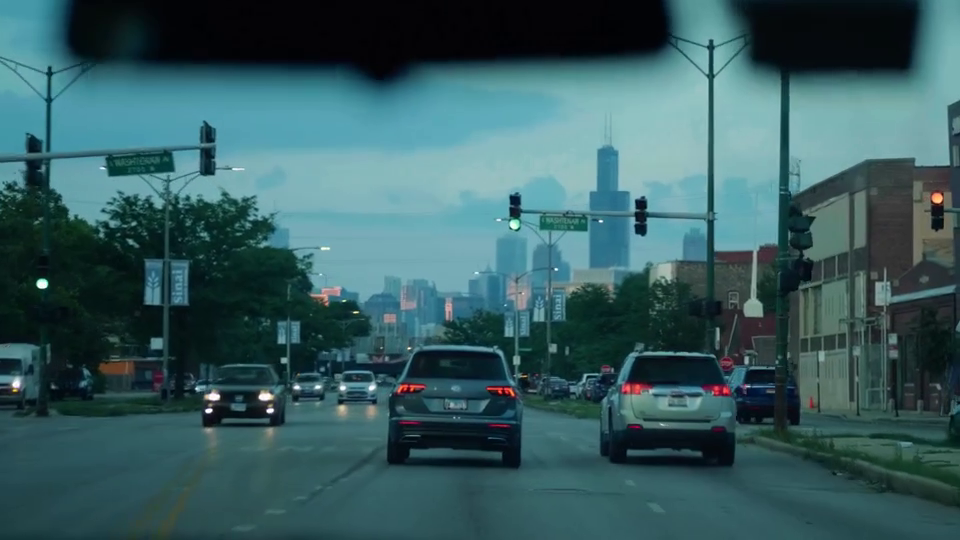
#> input picture frame 41 of zadatci3/dashcam_video.mp4, 960 x 540 px, given in place of video2.mp4, which was not available
$ python LWS_2.py
#> lines starting #> are read from the running program, lines starting #| are printed output that depends on the picture; after the words box and inside, x2 and y2 are one past the last pixel; in counts of white or black regions, pixels touching at a corner belong together; pictures that were not available may be replaced by others from this repository, and a replacement may not be noted
'''
 Zadatak 2 - implementacija LDWS koji koristi transformaciju perspektive

14.12.2021.
'''


# ovdje definirajte dodatne datoteke ako su vam potrebne
import numpy as np
import cv2
import matplotlib.pyplot as plt


# TODO: napisite funkciju koja oznacava 4 tocke na ulaznoj slici i spaja ih pravcima - za provjeru 4 tocke perspektivne transformacije
def plotArea(image, pts):

    return


# TODO: napisite funkciju za filtriranje po boji u HLS prostoru
# ulaz je slika u boji, funkcija vraca binarnu sliku te maske za bijelu, zutu boju i ukupnu masku
def filterByColor(image):
# TODO: pretvorite sliku iz BGR u HLS
    hsl_frame = cv2.cvtColor(image, cv2.COLOR_BGR2HLS)


    # TODO: definirajte granice za bijelu boju te kreirajte masku pomocu funkcije cv2.inRange
    low_white = np.uint8([0, 150, 0])
    high_white = np.uint8([180, 255, 255])
    white_mask = cv2.inRange(hsl_frame, low_white, high_white)
    # TODO: definirajte granice za zutu boju te kreirajte masku pomocu funkcije cv2.inRange
    low_yellow = np.uint8([20, 120, 127])
    high_yellow = np.uint8([40, 255, 255])
    yellow_mask = cv2.inRange(hsl_frame, low_yellow, high_yellow)
    # TODO: kombinirajte obje maske pomocu odgovarajuce logicke operacije (bitwise)
    mask = cv2.bitwise_or(white_mask, yellow_mask)

    # TODO: filtirajte sliku pomocu dobivene maske koristei odgovarajucu logicku operaciju (bitwise)
    result = cv2.bitwise_and(image, image, mask=mask)

    return result, yellow_mask, white_mask, mask


# TODO: napisite funkcija koja detektira dva maksimuma u sumi binarne slike po "vertikali"
def getTwoPeaks(binary_img):

    bin_sum = binary_img.sum(axis=0)
    x_right = bin_sum.argmax()
    bin_sum[x_right] = 0
    x_left = bin_sum.argmax()

    return x_left, x_right


# TODO: prikazite voznu traku u ulaznoj slici; ako vozilo prelazi u drugu traku tada iskljucite prikaz i ispisite upozorenje
def showLane(original_img, x_left, x_right, y1, y2, M_inv):

    overlay = original_img.copy()
    contours = np.array([[x_right, y1], [x_right, y2], [x_left, y1], [x_left, y2]])
    cv2.fillPoly(overlay, [contours], color=(0, 255, 100))

    # cv2.warpPerspective(overlay, M_inv, (width, height), None)

    cv2.addWeighted(original_img, 0.35, overlay, 1-0.35, 0.0, original_img)

    # transformed_img = cv2.warpPerspective(original_img, M_inv, (width, height), None)

    return original_img


pathResults = 'results/'
pathVideos = 'videos/'
videoName  = 'video2.mp4'

# TODO: Otvorite video pomocu cv2.VideoCapture
cap = cv2.VideoCapture(pathVideos + videoName)

# TODO: Spremite sirinu i visinu video okvira u varijable width i height
width  = int(cap.get(cv2.CAP_PROP_FRAME_WIDTH))
height = int(cap.get(cv2.CAP_PROP_FRAME_HEIGHT))

# TODO: Otvorite prozore za prikaz video signala i ostale rezultate (neka bude tipa cv2.WINDOW_NORMAL)
in_video_name = 'Input image'
cv2.namedWindow(in_video_name, cv2.WINDOW_NORMAL)
filter_video_name = 'Filtered image'
cv2.namedWindow(filter_video_name, cv2.WINDOW_NORMAL)
trans_video_name = 'Transformed image'
cv2.namedWindow(trans_video_name, cv2.WINDOW_NORMAL)
ret_video_name = 'Retruned perspective'
cv2.namedWindow(ret_video_name, cv2.WINDOW_NORMAL)

# TODO: Definirajte 4 tocke u ulaznoj slici u numpy polju src, 4 tocke u izlaznoj slici u dst numpy polju
# Izracunajte matricu perspektivne transformacije (M) i njen inverz (M^-1)
src = np.array([[375, 626], [1043, 626], [792, 460], [607, 460]], dtype=np.float32)
print(src.dtype)
dst = np.array([[320, 720], [960, 720], [960, 0], [320, 0]], dtype=np.float32)

M = cv2.getPerspectiveTransform(src, dst)
M_inv = cv2.getPerspectiveTransform(dst, src)

# TODO: ucitajte sliku i pozovite funkciju koja crta 4 tocke na ulaznoj slici i spaja ih pravcima - kako biste bili sigurni u tocke koje se koriste u transfromaciji
# Trebate najprije pohraniti jedan reprezentativni okvir na disk iz danog video signala
_, frame = cap.read()
#> frame is the input picture: shape (540, 960, 3); mean B, G, R 95.7, 91.7, 55.3
pts = np.int32(src)
image = cv2.polylines(frame, [pts], True, (0, 255,0), 3)
cv2.imwrite('1.jpg', image)

k = 0

while(True):


    # TODO: Ucitaj video okvir (frame) pomocu metode read, povecaj k za jedan ako je uspjesno ucitan
    ret, frame = cap.read()
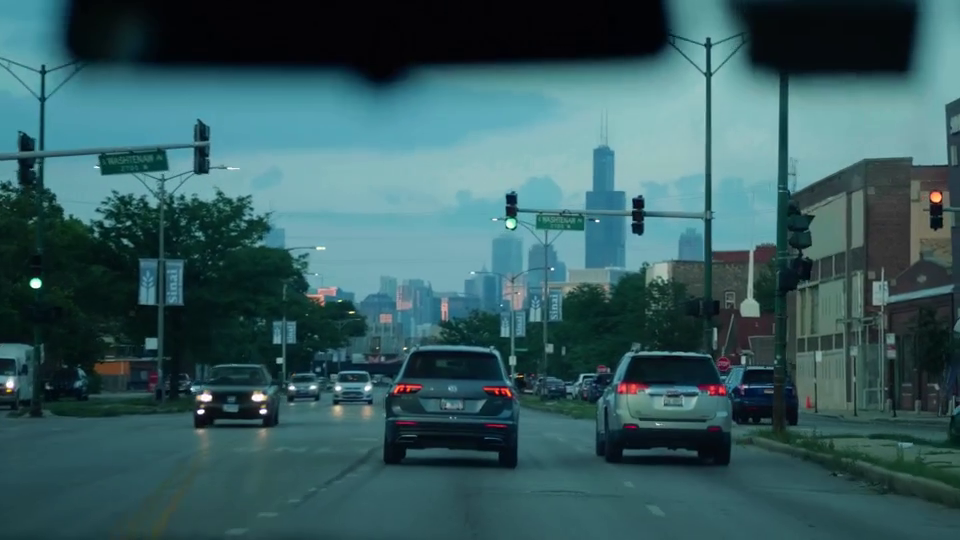
#> input picture frame 42 of zadatci3/dashcam_video.mp4, 960 x 540 px, given in place of video2.mp4, which was not available
#> frame is the input picture: shape (540, 960, 3); mean B, G, R 94.7, 91, 54.6
    if ret == False:
        print('Video end')
        break
    else:
        k += 1


    # TODO: Pozovite funkciju za filtriranje po boji nad ulaznim okvirom
    filtered_frame, *_ , mask = filterByColor(frame)
#> in filterByColor, `hsl_frame = cv2.cvtColor(image, cv2.COLOR_BGR2HLS)`: hsl_frame: shape (540, 960, 3); mean of channels 0, 1, 2 93.6, 75.3, 97.8
#> in filterByColor, `white_mask = cv2.inRange(hsl_frame, low_white, high_white)`:
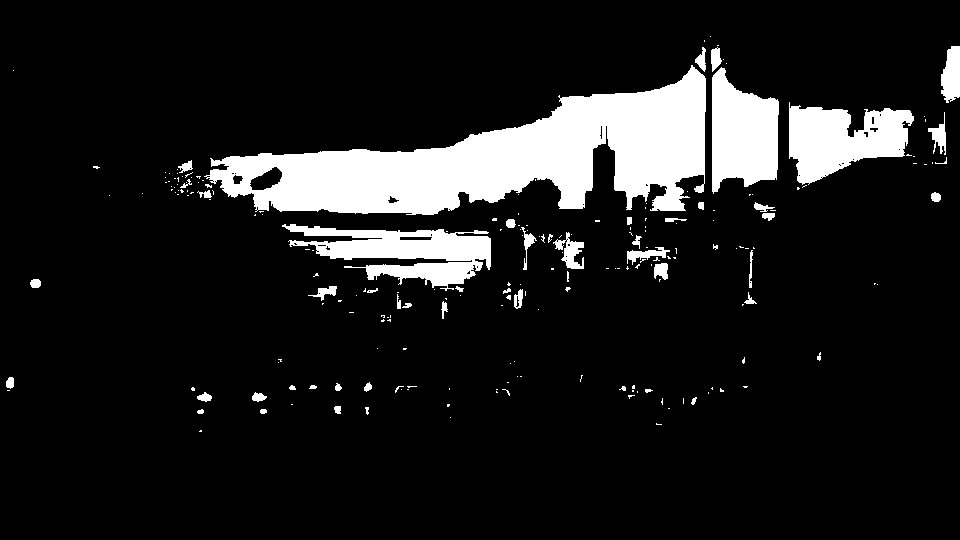
#> white_mask: shape (540, 960); 11.5% white; 217 white regions (165 under 20 px), largest, box (x1, y1, x2, y2) and area: (204, 65, 706, 215) 34468, (282, 224, 491, 291) 6756, (789, 102, 914, 185) 6390
#> in filterByColor, `yellow_mask = cv2.inRange(hsl_frame, low_yellow, high_yellow)`:
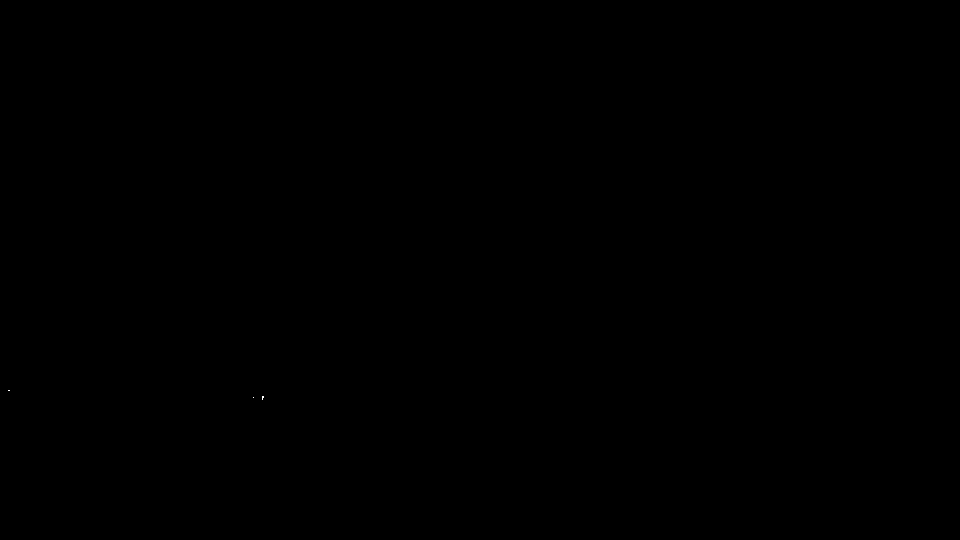
#> yellow_mask: shape (540, 960); 0% white in thin lines or dots, all inside (x1, y1, x2, y2) = (8, 390, 264, 400)
#> in filterByColor, `result = cv2.bitwise_and(image, image, mask=mask)`:
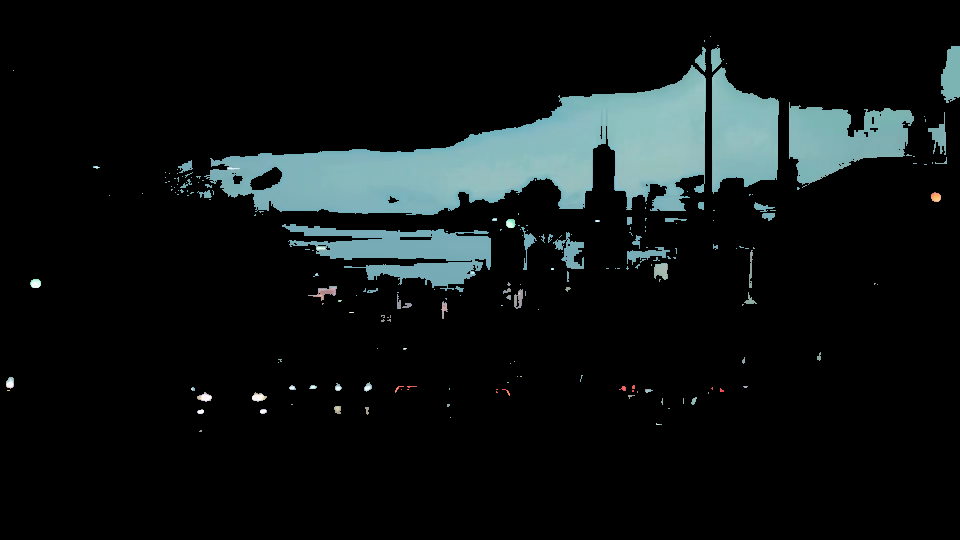
#> result: shape (540, 960, 3); mean B, G, R 21.3, 20.9, 15.3

    # TODO: Transformirajte filtriranu binarnu sliku
    trans_frame = cv2.warpPerspective(mask, M, (width, height), None, cv2.INTER_LINEAR)
#> trans_frame: shape (540, 960); every value is 0

    # TODO: Pozovite funkciju koja pronalazi dva maksimuma u "vertikalnoj sumi" transformirane binarne slike
    x_left, x_right = getTwoPeaks(trans_frame)
#> in getTwoPeaks, `bin_sum = binary_img.sum(axis=0)`: bin_sum = 960 values from 0 to 0
#> in getTwoPeaks, `x_right = bin_sum.argmax()`: x_right = 0
#> x_left = 0; x_right = 0

    # TODO: Pozovite funkciju koja oznacava voznu traku u originalnom video okviru; u slucaju prelaska u drugu ispisuje upozorenje
    ret_frame = showLane(frame, x_left, x_right, 0, height, M_inv)
#> in showLane, `contours = np.array([[x_right, y1], [x_right, y2], [x_left, y1], [x_le..`: contours = [[0, 0], [0, 540], [0, 0], [0, 540]]
#> in showLane, `cv2.fillPoly(overlay, [contours], color=(0, 255, 100))`:
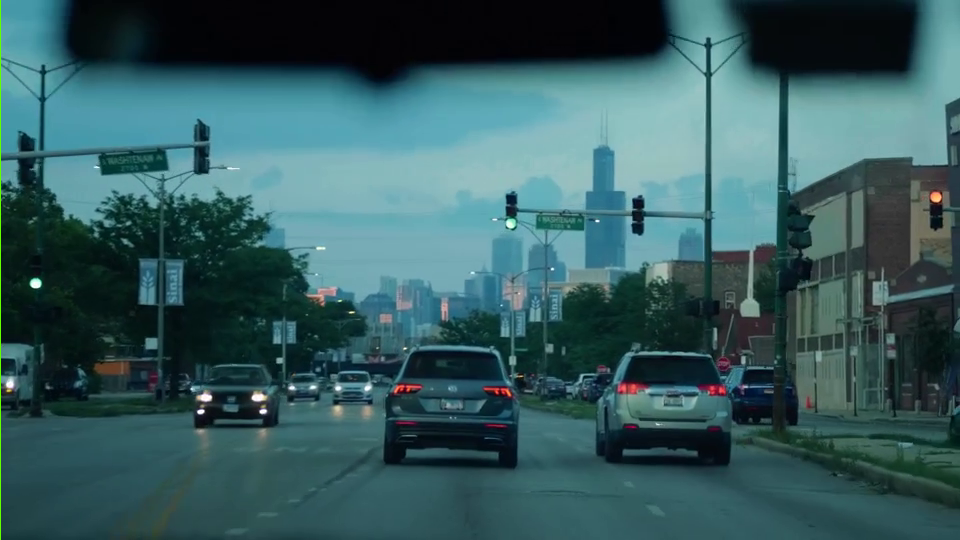
#> overlay: shape (540, 960, 3); 0.1% of pixels changed, all inside (x1, y1, x2, y2) = (0, 0, 1, 540)

    # TODO: Izracunajte vrijeme obrade u fps


    # TODO: Prikazite vrijeme obrade i redni broj okvira u gornjem lijevom cosku ulaznog video okvira


    # TODO: Prikazite okvir pomocu cv2.imshow(); i sve ostale medjurezultate kada ih napravite
    cv2.imshow(in_video_name, frame)
    cv2.imshow(filter_video_name, filtered_frame)
    cv2.imshow(trans_video_name, trans_frame)
    cv2.imshow(ret_video_name, ret_frame)

    key =  cv2.waitKey(1) & 0xFF
#> (key q is pressed here)
    if key == ord('q'):
        break


# TODO: Unistite sve prozore i oslobodite objekt koji je kreiran pomocu cv2.VideoCapture

cv2.destroyAllWindows()
cap.release()

$ run again, starting later in the video
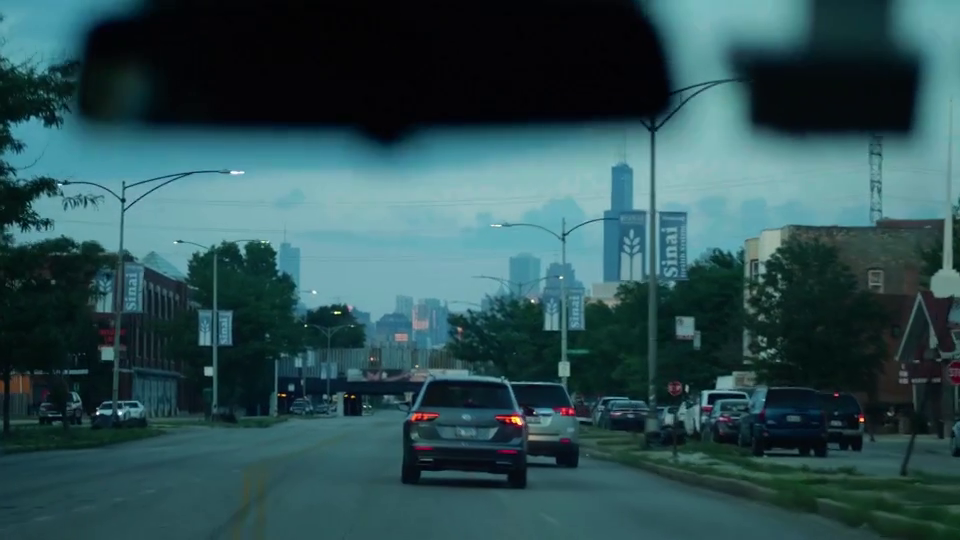
#> input picture frame 187 of zadatci3/dashcam_video.mp4, 960 x 540 px, given in place of video2.mp4, which was not available
#> frame is the input picture: shape (540, 960, 3); mean B, G, R 82.7, 79, 45.7
#> hsl_frame: shape (540, 960, 3); mean of channels 0, 1, 2 94.8, 64.5, 106.2
#> in filterByColor, `white_mask = cv2.inRange(hsl_frame, low_white, high_white)`:
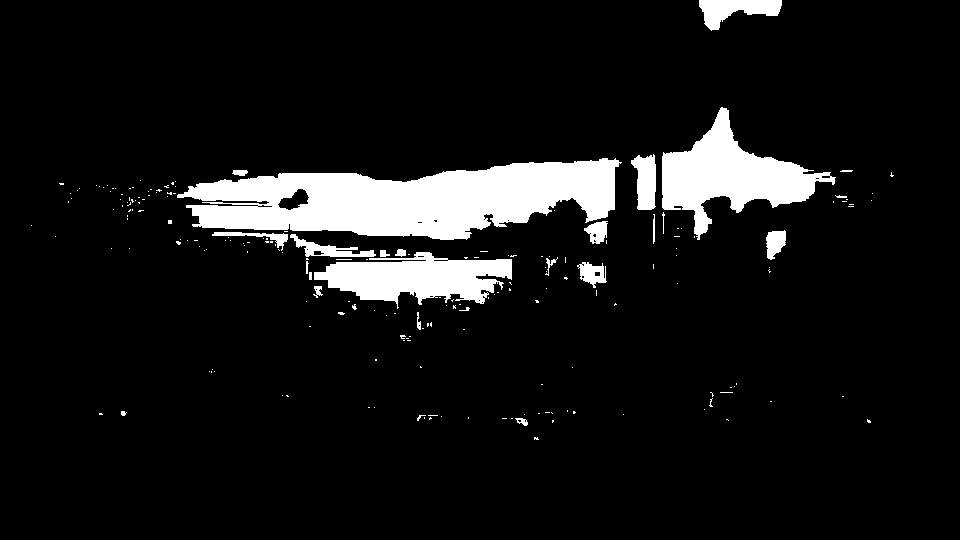
#> white_mask: shape (540, 960); 8.5% white; 204 white regions (179 under 20 px), largest, box (x1, y1, x2, y2) and area: (177, 158, 622, 240) 22662, (662, 107, 836, 240) 8886, (314, 252, 512, 309) 6581
#> yellow_mask: shape (540, 960); 0.01% white; 2 white regions (1 under 20 px), largest, box (x1, y1, x2, y2) and area: (518, 418, 525, 424) 27
#> trans_frame: shape (540, 960); every value is 0
#> bin_sum = 960 values from 0 to 0
#> in getTwoPeaks, `x_right = bin_sum.argmax()`: x_right = 0
#> contours = [[0, 0], [0, 540], [0, 0], [0, 540]]
#> in showLane, `cv2.fillPoly(overlay, [contours], color=(0, 255, 100))`:
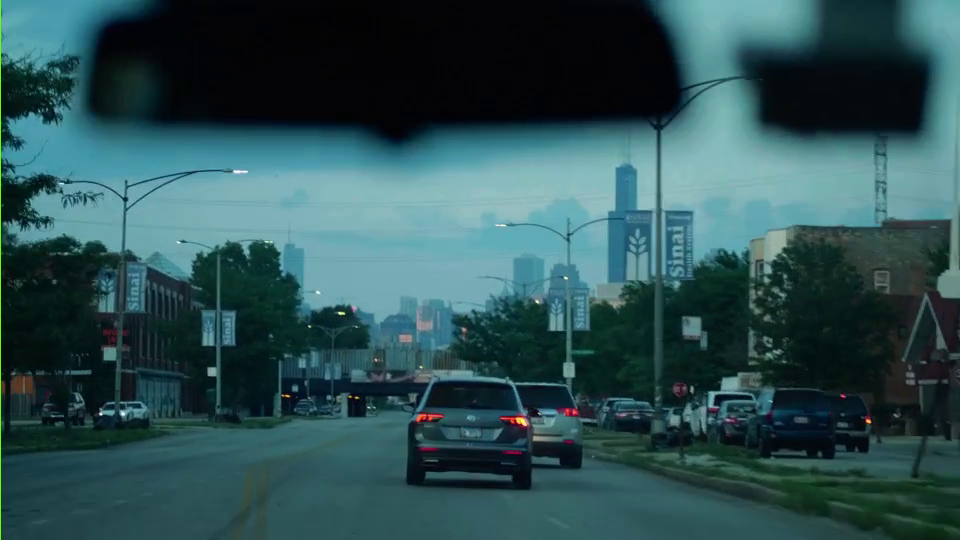
#> overlay: shape (540, 960, 3); mean B, G, R 82.4, 79.2, 45.2

$ run again, starting later in the video
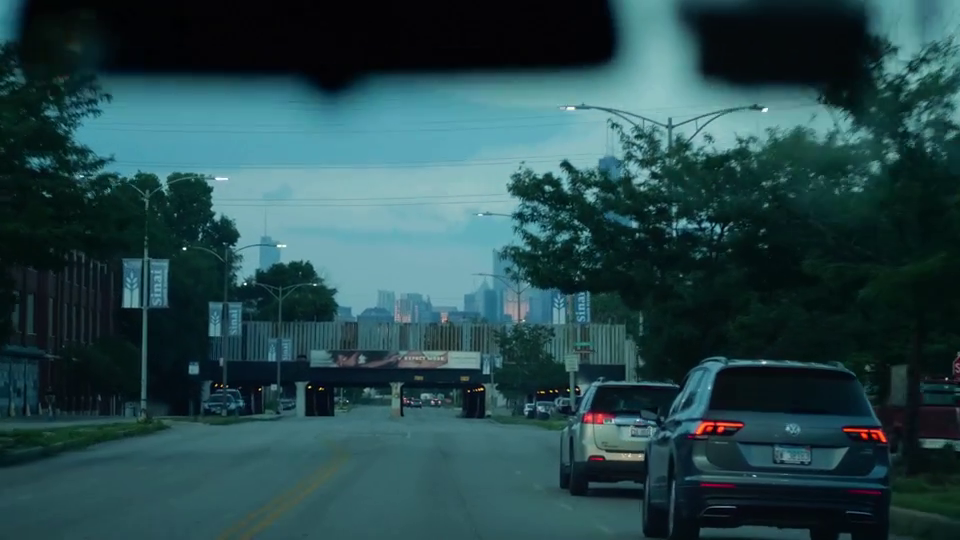
#> input picture frame 332 of zadatci3/dashcam_video.mp4, 960 x 540 px, given in place of video2.mp4, which was not available
#> frame is the input picture: shape (540, 960, 3); mean B, G, R 75.5, 71.7, 38.6
#> hsl_frame: shape (540, 960, 3); mean of channels 0, 1, 2 95.3, 54.7, 121
#> in filterByColor, `white_mask = cv2.inRange(hsl_frame, low_white, high_white)`:
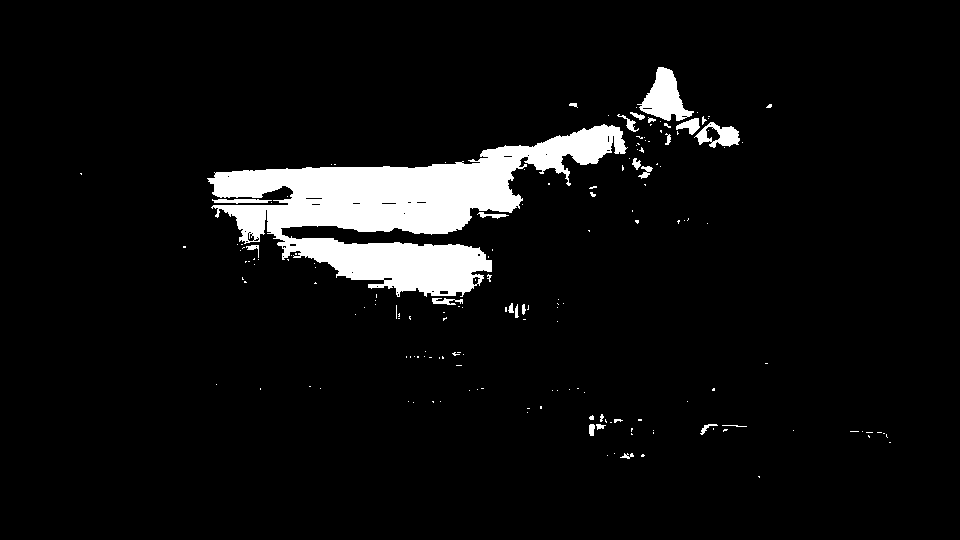
#> white_mask: shape (540, 960); 6.3% white; 172 white regions (146 under 20 px), largest, box (x1, y1, x2, y2) and area: (207, 124, 628, 297) 28271, (637, 67, 694, 121) 1522, (694, 122, 740, 148) 601
#> yellow_mask: shape (540, 960); every value is 0
#> bin_sum = 960 values, max 4281 at index 800, min 0 at index 0, mean 21.73
#> in getTwoPeaks, `x_right = bin_sum.argmax()`: x_right = 800
#> in getTwoPeaks, `x_left = bin_sum.argmax()`: x_left = 801
#> `x_left, x_right = getTwoPeaks(trans_frame)`: x_right = 800
#> contours = [[800, 0], [800, 540], [801, 0], [801, 540]]
#> in showLane, `cv2.fillPoly(overlay, [contours], color=(0, 255, 100))`:
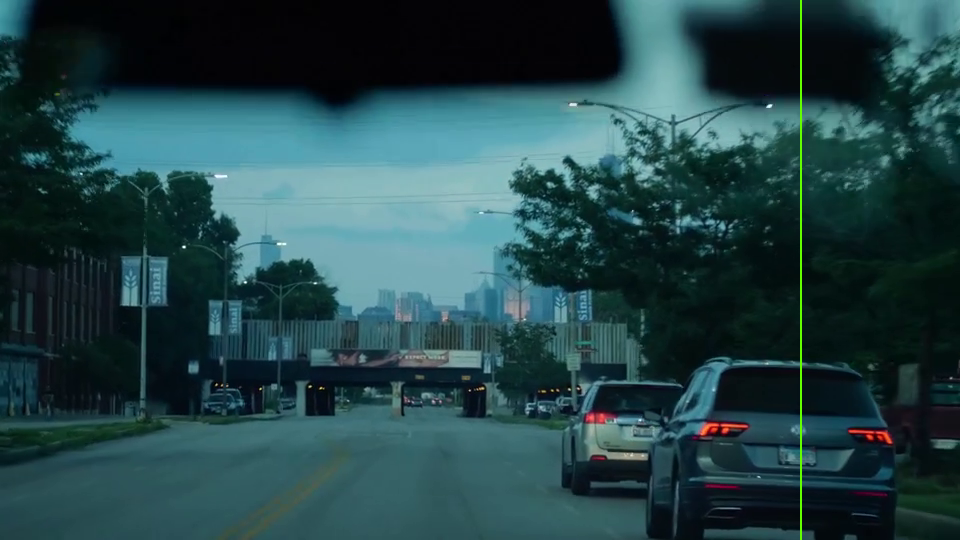
#> overlay: shape (540, 960, 3); mean B, G, R 71.9, 68.4, 36.5
